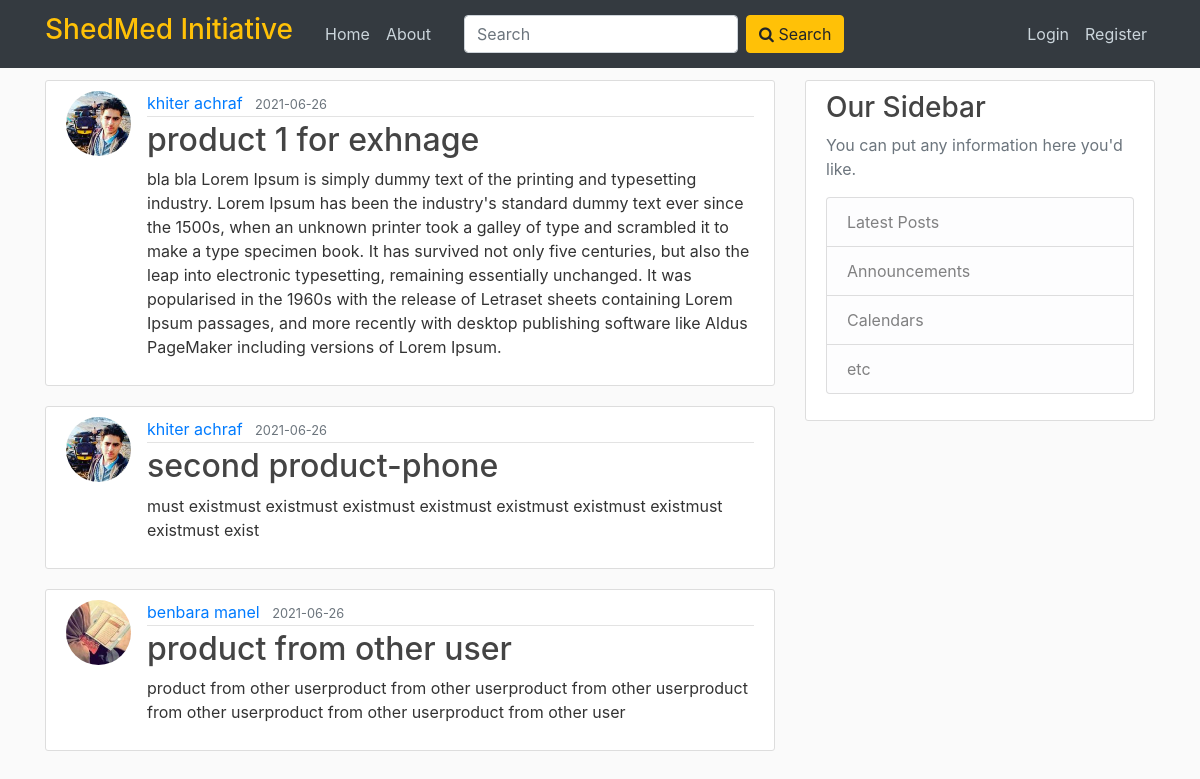
Page /home on the earlier database version.
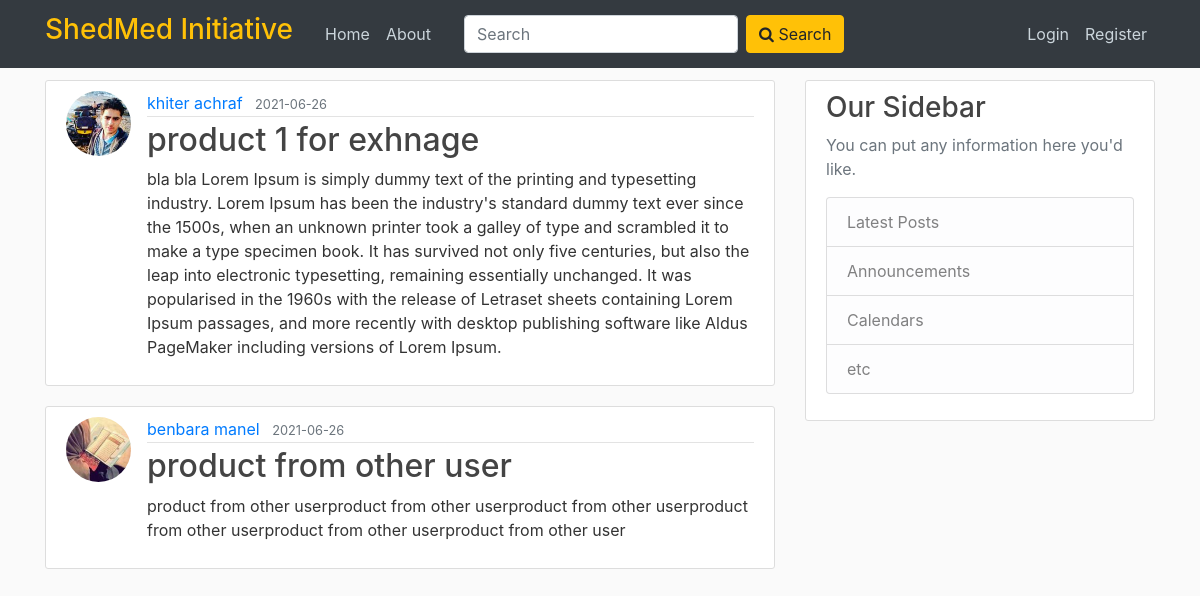
Same page on the later database version.
### flaskblog/models.py (models this page shows, shortened)
class Product(db.Model):
    id = db.Column(db.Integer, primary_key=True)
    title = db.Column(db.String(100), nullable=False)
    date_posted = db.Column(db.DateTime, nullable=False, default=datetime.utcnow)
    content = db.Column(db.Text, nullable=False)
    user_id = db.Column(db.Integer, db.ForeignKey('user.id'), nullable=False)
    store_id = db.Column(db.Integer, db.ForeignKey('store.id'), nullable=True)
    image_product = db.Column(db.String(20), nullable=False, default='defaultProduct.jpg')
    type = db.Column(db.String, nullable=False)
    price = db.Column(db.Integer, nullable=True)  # we should give a price when we choose a product for sale
    exchangeList = db.Column(db.String,
                             nullable=True)  # we should give a list of exchange when we choose a product for exchange.

class User(db.Model, UserMixin):
    id = db.Column(db.Integer, primary_key=True)
    username = db.Column(db.String(20), unique=True, nullable=False)
    email = db.Column(db.String(120), unique=True, nullable=False)
    image_profile = db.Column(db.String(20), nullable=False, default='defaultProfile.jpg')
    password = db.Column(db.String(60), nullable=False)
    products = db.relationship('Product', backref='owner', lazy=True)

### flaskblog/routes.py (the view)
@app.route("/")
@app.route("/home")
def home():
    products = Product.query.all()
    return render_template('home.html', products=products)

### flaskblog/templates/home.html
{% extends "layout.html" %}
{% block content %}
    {% for product in products %}
        <article class="media content-section">
          <img class="rounded-circle article-img" src="{{ url_for('static', filename='profile_pics/' + product.owner.image_profile) }}">
          <div class="media-body">
            <div class="article-metadata">
              <a class="mr-2" href="#">{{ product.owner.username }}</a>
              <small class="text-muted">{{ product.date_posted.strftime('%Y-%m-%d') }}</small>
            </div>
            <h2><a class="article-title" href="{{ url_for('product', product_id=product.id) }}">{{ product.title }}</a></h2>
            <p class="article-content">{{ product.content }}</p>
          </div>
        </article>
    {% endfor %}
{% endblock content %}

### flaskblog/templates/layout.html (shortened to what this page needs)
<!DOCTYPE html>
<html>
<head>
    <link rel="stylesheet" href="https://cdnjs.cloudflare.com/ajax/libs/font-awesome/4.7.0/css/font-awesome.min.css">
    <link rel="stylesheet" href="https://maxcdn.bootstrapcdn.com/bootstrap/4.0.0/css/bootstrap.min.css">
    <link rel="stylesheet" type="text/css" href="{{ url_for('static', filename='main.css') }}">
</head>
<body>
    <header class="site-header">
      <nav class="navbar navbar-expand-md navbar-dark bg-dark fixed-top">
        <div class="container">
          <a class="navbar-brand mr-4" href="/"><h3 class="yellowLogo"  >ShedMed Initiative</h3></a>
          <div class="collapse navbar-collapse" id="navbarToggle">
            <div class="navbar-nav mr-auto">
              <a class="nav-item nav-link" href="{{ url_for('home') }}">Home</a>
              <a class="nav-item nav-link" href="{{ url_for('about') }}">About</a>
              <form id="searchForm" class="form-inline">
                <input class="form-control mr-sm-2" type="search" placeholder="Search" aria-label="Search" name="search" id="search">
                <button class="btn btn-warning my-2 my-sm-0" type="submit"> <i class="fa fa-search"></i>  Search </button>
              </form>
            </div>
            <div class="navbar-nav">
              {% if current_user.is_authenticated %}
                <a class="nav-item nav-link" href="{{ url_for('new_product') }}">New Product</a>
                <a class="nav-item nav-link" href="{{ url_for('account') }}">Account</a>
                <a class="nav-item nav-link" href="{{ url_for('logout') }}">Logout</a>
              {% else %}
                <a class="nav-item nav-link" href="{{ url_for('login') }}">Login</a>
                <a class="nav-item nav-link" href="{{ url_for('register') }}">Register</a>
              {% endif %}
            </div>
          </div>
        </div>
      </nav>
    </header>
    <main role="main" class="container">
      <div class="row">
        <div class="col-md-8">
          {% block content %}{% endblock %}
        </div>
        <div class="col-md-4">
          <div class="content-section">
            <h3>Our Sidebar</h3>
            <p class='text-muted'>You can put any information here you'd like.
              <ul class="list-group">
                <li class="list-group-item list-group-item-light">Latest Posts</li>
                <li class="list-group-item list-group-item-light">Announcements</li>
                <li class="list-group-item list-group-item-light">Calendars</li>
                <li class="list-group-item list-group-item-light">etc</li>
              </ul>
            </p>
          </div>
        </div>
      </div>
    </main>
</body>
</html>

### flaskblog/static/main.css (style rules this page uses)
body { background: #fafafa; color: #333333; margin-top: 5rem; }
h1, h2, h3, h4, h5, h6 { color: #444444; }
.site-header .navbar-nav .nav-link { color: #cbd5db; }
.content-section { background: #ffffff; padding: 10px 20px; border: 1px solid #dddddd; border-radius: 3px; margin-bottom: 20px; }
.article-title { color: #444444; }
.article-content { white-space: pre-line; }
.article-img { height: 65px; width: 65px; margin-right: 16px; }
.article-metadata { padding-bottom: 1px; margin-bottom: 4px; border-bottom: 1px solid #e3e3e3 }
#searchForm { padding-left:25px; }
.yellowLogo { color:#ffc107; }

Differences in the rows shown:
removed Product: image_profile (picture), owner.username "khiter achraf", date_posted "2021-06-26", title "second product-phone", content "must existmust existmust existmust existmust existmust existmust existmust existmust exist"
